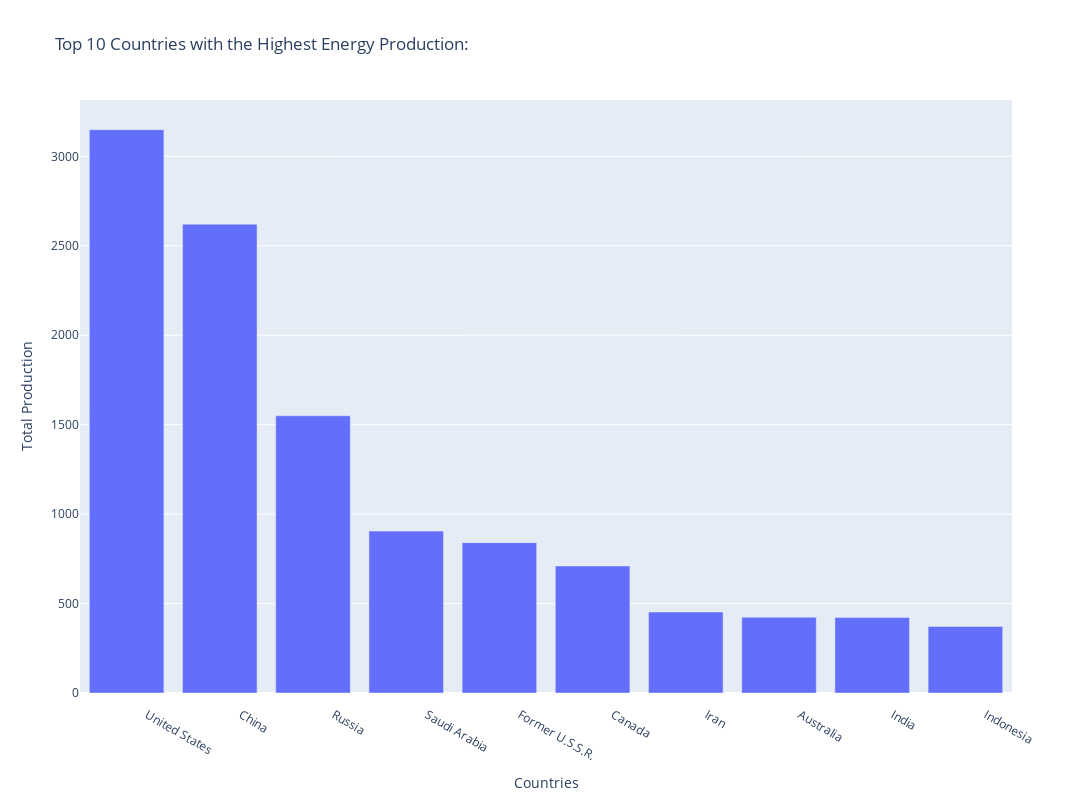

Notebook code for this chart:
### Code cell
fig = px.bar(top_production, x='Country', y='Total_production',labels={
                     "Country": "Countries",
                     "Total_production": "Total Production"
                 },title='Top 10 Countries with the Highest Energy Production:', width=1300, height=800)
fig.show()

### Figure 1 — Plotly figure (JSON) as saved in the notebook; plotly's stock layout.template omitted (floating-point values rounded to 4 significant figures)
{"data": [{"alignmentgroup": "True", "hovertemplate": "Countries=%{x}<br>Total Production=%{y}<extra></extra>", "legendgroup": "", "marker": {"color": "#636efa", "pattern": {"shape": ""}}, "name": "", "offsetgroup": "", "orientation": "v", "showlegend": false, "textposition": "auto", "type": "bar", "x": ["        United States", "        China", "        Russia", "        Saudi Arabia", "        Former U.S.S.R.", "        Canada", "        Iran", "        Australia", "        India", "        Indonesia"], "xaxis": "x", "y": [3149.0, 2621.0, 1550.0, 905.0, 840.5, 710.0, 452.6, 423.6, 421.5, 372.1], "yaxis": "y"}], "layout": {"barmode": "relative", "height": 800, "legend": {"tracegroupgap": 0}, "title": {"text": "Top 10 Countries with the Highest Energy Production:"}, "width": 1300, "xaxis": {"anchor": "y", "domain": [0, 1], "title": {"text": "Countries"}}, "yaxis": {"anchor": "x", "domain": [0, 1], "title": {"text": "Total Production"}}}}
